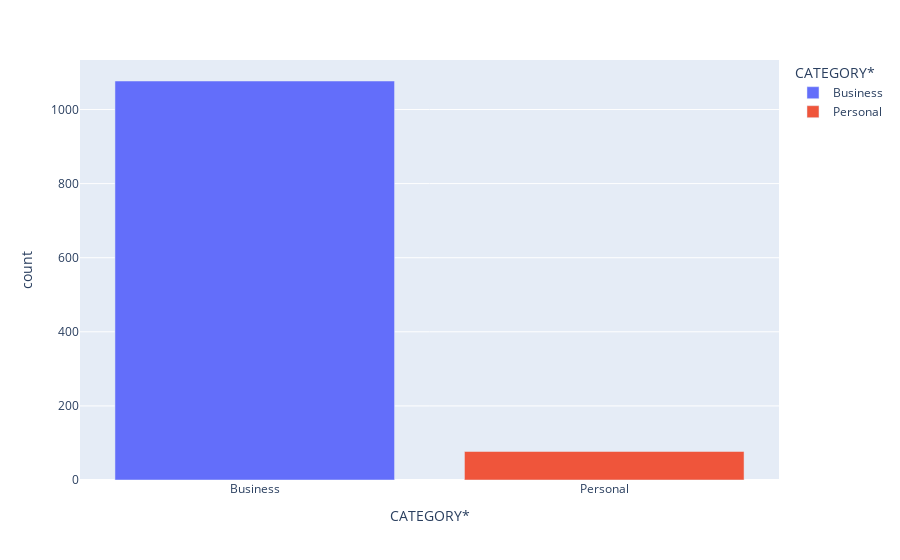

The cell this chart's notebook holds for it:
### Code cell
fig=px.bar(cpb,x='CATEGORY*',y='count',color='CATEGORY*')
fig.show()

### Figure 1 — Plotly figure (JSON) as saved in the notebook; plotly's stock layout.template omitted (floating-point values rounded to 4 significant figures)
{"data": [{"alignmentgroup": "True", "hovertemplate": "CATEGORY*=%{x}<br>count=%{y}<extra></extra>", "legendgroup": "Business", "marker": {"color": "#636efa", "pattern": {"shape": ""}}, "name": "Business", "offsetgroup": "Business", "orientation": "v", "showlegend": true, "textposition": "auto", "type": "bar", "x": ["Business"], "xaxis": "x", "y": [1077], "yaxis": "y"}, {"alignmentgroup": "True", "hovertemplate": "CATEGORY*=%{x}<br>count=%{y}<extra></extra>", "legendgroup": "Personal", "marker": {"color": "#EF553B", "pattern": {"shape": ""}}, "name": "Personal", "offsetgroup": "Personal", "orientation": "v", "showlegend": true, "textposition": "auto", "type": "bar", "x": ["Personal"], "xaxis": "x", "y": [77], "yaxis": "y"}], "layout": {"autosize": true, "barmode": "relative", "legend": {"title": {"text": "CATEGORY*"}, "tracegroupgap": 0}, "margin": {"t": 60}, "xaxis": {"anchor": "y", "autorange": true, "categoryarray": ["Business", "Personal"], "categoryorder": "array", "domain": [0, 1], "range": [-0.5, 1.5], "title": {"text": "CATEGORY*"}, "type": "category"}, "yaxis": {"anchor": "x", "autorange": true, "domain": [0, 1], "range": [0, 1134.0], "title": {"text": "count"}, "type": "linear"}}}
